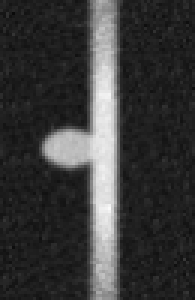
%> input picture Motion_correction/vesselness filter/blob2d.png, 65 x 100 px (shown 3 times larger)
$ octave example_blobness2D.m   (GNU Octave 9; MATLAB toolbox functions it lacks are replaced by stand-ins)
%> lines starting %> are read from the running program, lines starting %| are printed output that depends on the picture; in (x1, y1, x2, y2) boxes, pixels count from 0 and x2, y2 are one past the last pixel; in counts of white or black regions, pixels touching at a corner belong together; the program's own positions count from 1
### Motion_correction/vesselness filter/blobness2D.m
function blobness = blobness2D(I, sigmas, spacing, tau, brightondark)
% calculates the blobness probability map (local tubularity) of a 2D
% input image
%
% blobness = blobness2D(I, sigmas, spacing, tau, brightondark)
%
% inputs,
%   I : 2D image
%   sigmas : vector of scales on which the blobness is computed
%   spacing : input image spacing resolution - during hessian matrix
%       computation, the gaussian filter kernel size in each dimension can
%       be adjusted to account for different image spacing for different
%       dimensions
%   tau : (between 0.5 and 1) : parameter that controls response uniformity
%       - lower tau -> more intense output response
%   brightondark: (true/false) : are blobs (spherical structures) bright on
%       dark background or dark on bright (default for 2D is false)
%
% outputs,
%   blobness: maximum blobness response over scales sigmas
%
% example:
%   V = blobness2D(I, 1:5, [1;1], 1, false);
%
% Function written by T. Jerman, University of Ljubljana (October 2014)
% Based on code by D. Kroon, University of Twente (May 2009)

verbose = 1;

if nargin<5
    brightondark = false; % default mode for 2D is dark blobs compared to the background
end

I = single(I);

for j = 1:length(sigmas)

    if verbose
        disp(['Current filter scale (sigma): ' num2str(sigmas(j)) ]);
    end

    [Lambda1, Lambda2] = imageEigenvalues(I,sigmas(j),spacing,brightondark);
    if brightondark == true
        Lambda2 = -Lambda2;
        Lambda1 = -Lambda1;
    end
    % proposed filter at current scale
    Lambda3 = Lambda2;

    Lambda_rho = Lambda3;
    Lambda_rho(Lambda3 > 0 & Lambda3 <= tau .* max(Lambda3(:))) = tau .* max(Lambda3(:));
    Lambda_rho(Lambda3 <= 0) = 0;
    response = Lambda1.*Lambda1.*(Lambda_rho-Lambda1).* 27 ./ (Lambda1 + Lambda_rho).^3; %  *R*
%   response = Lambda1.*Lambda1.*(Lambda_rho).* 27 ./ (2*Lambda1 + Lambda_rho).^3;  % possible replacement for *R*
%   response = Lambda1./Lambda_rho;  % possible replacement for *R*

    response(Lambda1 >= Lambda_rho./2 & Lambda_rho > 0) = 1; % possibly works better if removed
    response(Lambda1 <= 0 | Lambda_rho <= 0) = 0;
    response(~isfinite(response)) = 0;

    %max response over multiple scales
    if(j==1)
        blobness = response;
    else
        blobness = max(blobness,response);
    end

    clear response Lambda2 Lambda3
end

blobness = blobness ./ max(blobness(:)); % should not be really needed
blobness(blobness < 1e-2) = 0;

function [Lambda1, Lambda2] = imageEigenvalues(I,sigma,spacing,brightondark)
% calculates the two eigenvalues for each voxel in a volume

% Calculate the 2D hessian
[Hxx, Hyy, Hxy] = Hessian2D(I,sigma,spacing);

% Correct for scaling
c=sigma.^2;
Hxx = c*Hxx;
Hxy = c*Hxy;
Hyy = c*Hyy;

% reduce computation by computing blobness only where needed
% S.-F. Yang and C.-H. Cheng, “Fast computation of Hessian-based
% enhancement filters for medical images,” Comput. Meth. Prog. Bio., vol.
% 116, no. 3, pp. 215–225, 2014.
B1 = - (Hxx+Hyy);
B2 = Hxx .* Hyy - Hxy.^2;

T = ones(size(B1));

if brightondark == true
    T(B1<0) = 0;
    T(B2==0 & B1 == 0) = 0;
else
    T(B1>0) = 0;
    T(B2==0 & B1 == 0) = 0;
end

clear B1 B2;

indeces = find(T==1);

Hxx = Hxx(indeces);
Hyy = Hyy(indeces);
Hxy = Hxy(indeces);

% Calculate eigen values
[Lambda1i,Lambda2i]=eigvalOfHessian2D(Hxx,Hxy,Hyy);

clear Hxx Hyy Hxy;

Lambda1 = zeros(size(T));
Lambda2 = zeros(size(T));

Lambda1(indeces) = Lambda1i;
Lambda2(indeces) = Lambda2i;

% some noise removal
Lambda1(~isfinite(Lambda1)) = 0;
Lambda2(~isfinite(Lambda2)) = 0;

Lambda1(abs(Lambda1) < 1e-4) = 0;
Lambda2(abs(Lambda2) < 1e-4) = 0;


function [Dxx, Dyy, Dxy] = Hessian2D(I,Sigma,spacing)
%  filters the image with an Gaussian kernel
%  followed by calculation of 2nd order gradients, which aprroximates the
%  2nd order derivatives of the image.
%
% [Dxx, Dyy, Dxy] = Hessian2D(I,Sigma,spacing)
%
% inputs,
%   I : The image, class preferable double or single
%   Sigma : The sigma of the gaussian kernel used. If sigma is zero
%           no gaussian filtering.
%   spacing : input image spacing
%
% outputs,
%   Dxx, Dyy, Dxy: The 2nd derivatives

if nargin < 3, Sigma = 1; end

if(Sigma>0)
    F=imgaussian(I,Sigma,spacing);
else
    F=I;
end

% Create first and second order diferentiations
Dy=gradient2(F,'y');
Dyy=(gradient2(Dy,'y'));
clear Dy;

Dx=gradient2(F,'x');
Dxx=(gradient2(Dx,'x'));
Dxy=(gradient2(Dx,'y'));
clear Dx;

function D = gradient2(F,option)
% Example:
%
% Fx = gradient2(F,'x');

[k,l] = size(F);
D  = zeros(size(F),class(F));

switch lower(option)
case 'x'
    % Take forward differences on left and right edges
    D(1,:) = (F(2,:) - F(1,:));
    D(k,:) = (F(k,:) - F(k-1,:));
    % Take centered differences on interior points
    D(2:k-1,:) = (F(3:k,:)-F(1:k-2,:))/2;
case 'y'
    D(:,1) = (F(:,2) - F(:,1));
    D(:,l) = (F(:,l) - F(:,l-1));
    D(:,2:l-1) = (F(:,3:l)-F(:,1:l-2))/2;
otherwise
    disp('Unknown option')
end

function I=imgaussian(I,sigma,spacing,siz)
% IMGAUSSIAN filters an 1D, 2D color/greyscale or 3D image with an
% Gaussian filter. This function uses for filtering IMFILTER or if
% compiled the fast  mex code imgaussian.c . Instead of using a
% multidimensional gaussian kernel, it uses the fact that a Gaussian
% filter can be separated in 1D gaussian kernels.
%
% J=IMGAUSSIAN(I,SIGMA,SIZE)
%
% inputs,
%   I: 2D input image
%   SIGMA: The sigma used for the Gaussian kernel
%   SPACING: input image spacing
%   SIZ: Kernel size (single value) (default: sigma*6)
%
% outputs,
%   I: The gaussian filtered image
%

if(~exist('siz','var')), siz=sigma*6; end

if(sigma>0)

    % Filter each dimension with the 1D Gaussian kernels\
    x=-ceil(siz/spacing(1)/2):ceil(siz/spacing(1)/2);
    H = exp(-(x.^2/(2*(sigma/spacing(1))^2)));
    H = H/sum(H(:));
    Hx=reshape(H,[length(H) 1]);

    x=-ceil(siz/spacing(2)/2):ceil(siz/spacing(2)/2);
    H = exp(-(x.^2/(2*(sigma/spacing(2))^2)));
    H = H/sum(H(:));
    Hy=reshape(H,[1 length(H)]);

    I=imfilter(imfilter(I,Hx, 'same' ,'replicate'),Hy, 'same' ,'replicate');
end

function [Lambda1,Lambda2]=eigvalOfHessian2D(Dxx,Dxy,Dyy)
% This function calculates the eigen values from the
% hessian matrix, sorted by abs value

% Compute the eigenvectors of J, v1 and v2
tmp = sqrt((Dxx - Dyy).^2 + 4*Dxy.^2);

% Compute the eigenvalues
mu1 = 0.5*(Dxx + Dyy + tmp);
mu2 = 0.5*(Dxx + Dyy - tmp);

% Sort eigen values by absolute value abs(Lambda1)<abs(Lambda2)
check=abs(mu1)>abs(mu2);

Lambda1=mu1; Lambda1(check)=mu2(check);
Lambda2=mu2; Lambda2(check)=mu1(check);

### Motion_correction/vesselness filter/example_blobness2D.m
%% Enhancement of a synthetic 2D blob

% load input image
I = rgb2gray(imread('blob2d.png'));
%> I: size 100x65 uint8; min 10, max 250, mean 56.9

% preprocess the input a little bit
Ip = single(I);
thr = prctile(Ip(Ip(:)>0),1) * 0.9;
%> thr = 17.1
Ip(Ip<=thr) = thr;
%> Ip: size 100x65 single; min 17.1, max 250, mean 56.9
Ip = Ip - min(Ip(:));
Ip = Ip ./ max(Ip(:));

% compute enhancement for two different tau values
B1 = blobness2D(Ip, 2.5:2.5:7.5, [1;1], 1, true);
%> the loop in blobness2D, `for j = 1:length(sigmas)` made 3 passes
%> pass 1, in imgaussian, `I=imfilter(imfilter(I,Hx, 'same' ,'replicate'),Hy, 'same' ,'replicate');`:
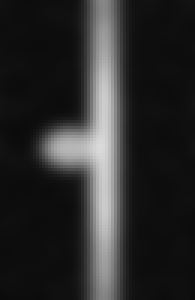
%> I: size 100x65 single (shown 3 times larger); min 0.0433, max 0.855, mean 0.171
%> pass 1, in Hessian2D, `Dy=gradient2(F,'y');`:
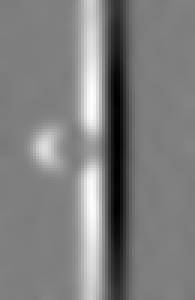
%> Dy: size 100x65 single (shown 3 times larger); min -0.121, max 0.122, mean 1.34e-05; drawn with min black and max white
%> pass 1, in Hessian2D, `Dyy=(gradient2(Dy,'y'));`:
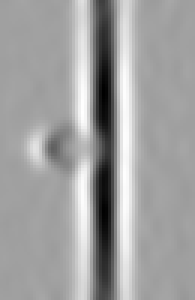
%> Dyy: size 100x65 single (shown 3 times larger); min -0.0438, max 0.0258, mean 1.32e-05; drawn with min black and max white
%> after the loop in blobness2D, `for j = 1:length(sigmas)`:
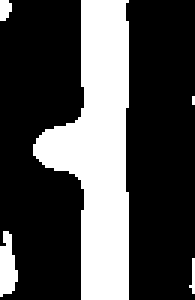
%> Lambda_rho: size 100x65 double (shown 3 times larger); values 0 (black) and 0.3 (white), 29.3% white; 5 white regions (2 under 20 px), largest, box (x1, y1, x2, y2) and area: (11, 0, 43, 100) 1772, (0, 77, 6, 99) 94, (0, 0, 4, 7) 23
%> in blobness2D, `blobness(blobness < 1e-2) = 0;`: blobness: size 100x65 double; min 0, max 1, mean 0.0254
B2 = blobness2D(Ip, 2.5:2.5:7.5, [1;1], 0.5, true);
%> call 2 of blobness2D, with sigmas = [2.5 5 7.5], spacing = [1; 1], tau = 0.5, brightondark = true
%> the loop in blobness2D (call 2), `for j = 1:length(sigmas)` made 3 passes
%> pass 1, in Hessian2D (call 4), `Dxy=(gradient2(Dx,'y'));`:
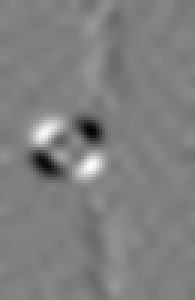
%> Dxy: size 100x65 single (shown 3 times larger); min -0.0141, max 0.0139, mean -1.9e-06; drawn with min black and max white
%> after the loop in blobness2D (call 2), `for j = 1:length(sigmas)`:
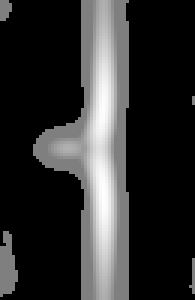
%> Lambda_rho: size 100x65 double (shown 3 times larger); min 0, max 0.3, mean 0.0555; drawn with min black and max white
%> after the loop in blobness2D (call 2), `for j = 1:length(sigmas)`:
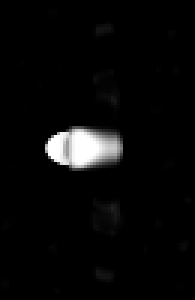
%> blobness: size 100x65 double (shown 3 times larger); min 0, max 1, mean 0.0364
%> in blobness2D (call 2), `blobness(blobness < 1e-2) = 0;`: blobness: size 100x65 double; 11.2% of pixels changed, all inside (x1, y1, x2, y2) = (0, 0, 65, 100)

% display result
figure;
subplot(2,2,1)
imshow(I)
title('input image')
axis image

subplot(2,2,3)
imshow(B1)
title('Filter enhancement (tau=1)')
axis image

subplot(2,2,4)
imshow(B2)
title('Filter enhancement (tau=0.5)')
axis image
